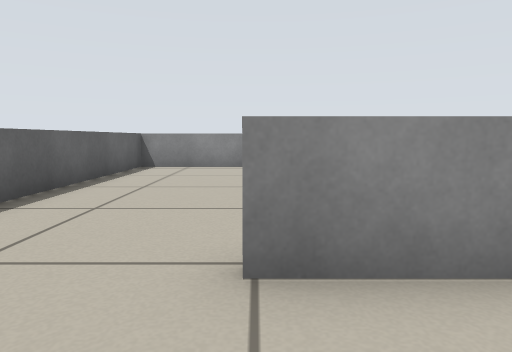
view 1 (above)

24 first-person views from a walk through a world built for the Player/Stage simulator. The camera is 0.44 m above the floor, tilts 6° down and sees 70° across. Floor lines are 1 m apart. The floor is counted in squares, 0.5 m on a side. Each view is taken from the middle of a square. On the plan, view 1 faces up. The plan holds only what a view shows up to about 12 squares ahead; the rest is blank. Robots are left out.

view 2
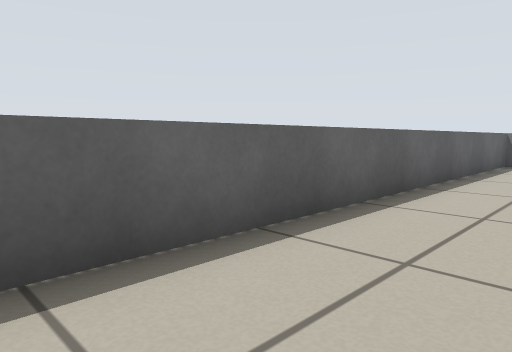

view 3
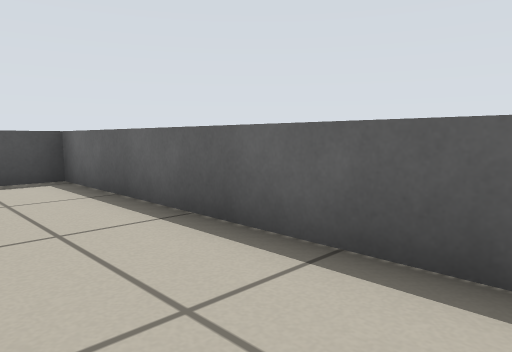

view 4
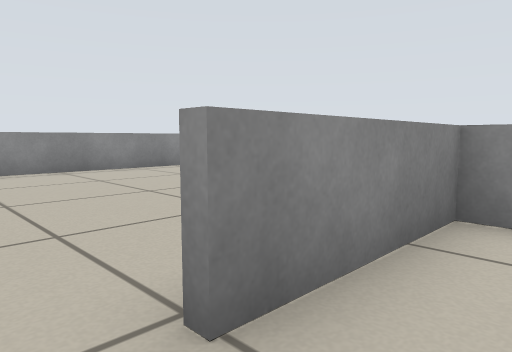

view 5
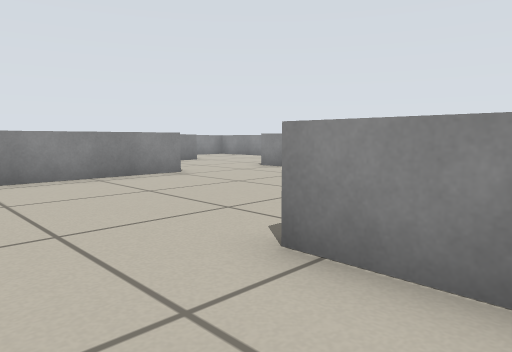

view 6
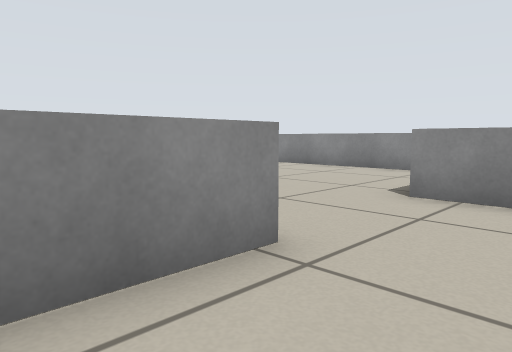

view 7
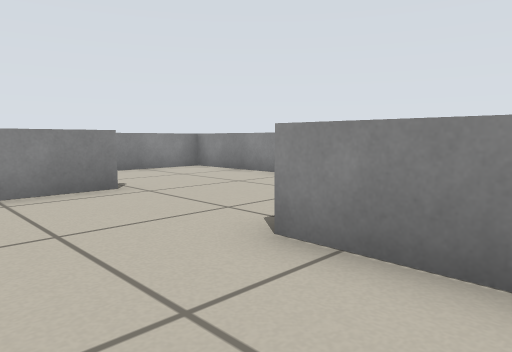

view 8
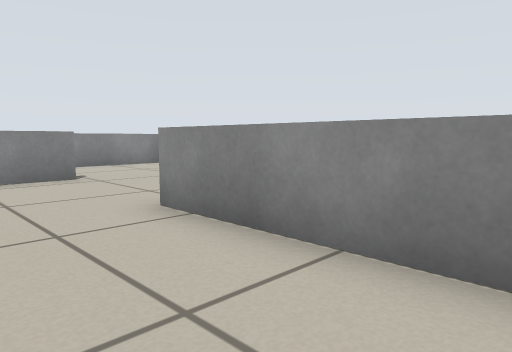

view 9
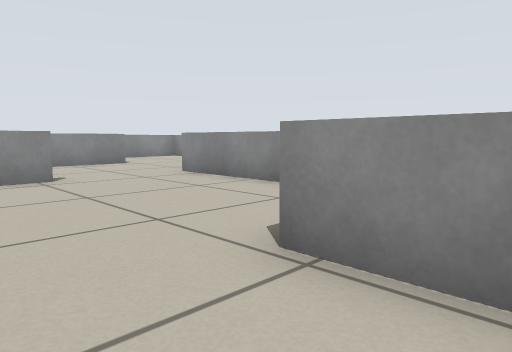

view 10
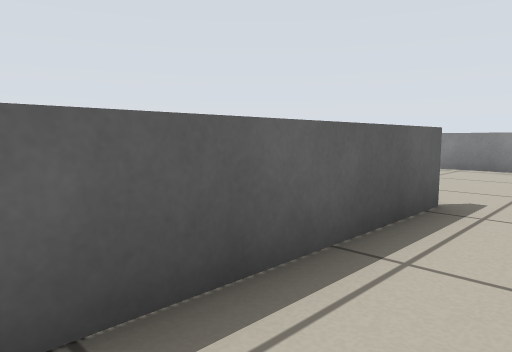

view 11
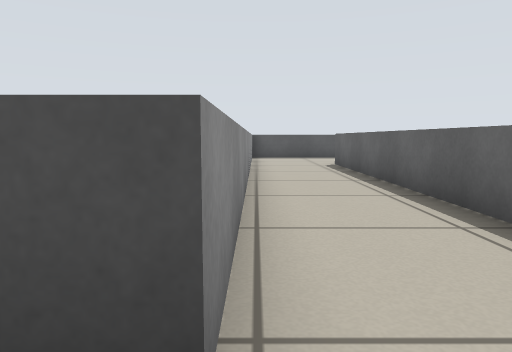

view 12
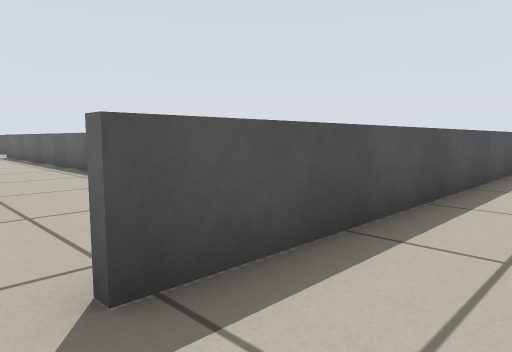

view 13
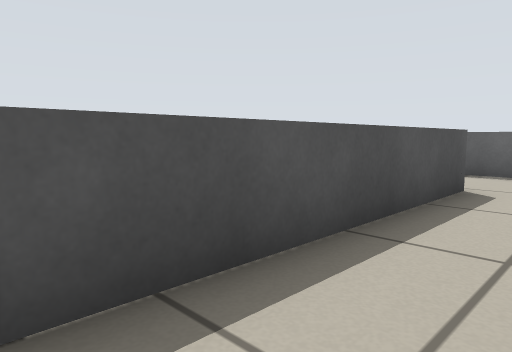

view 14
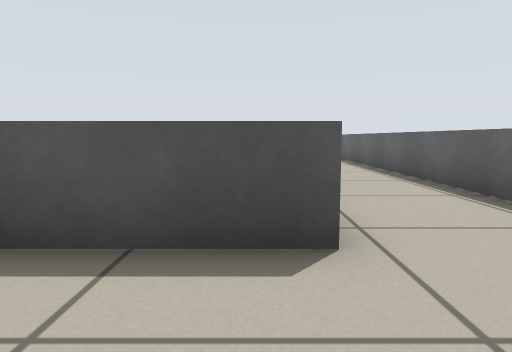

view 15
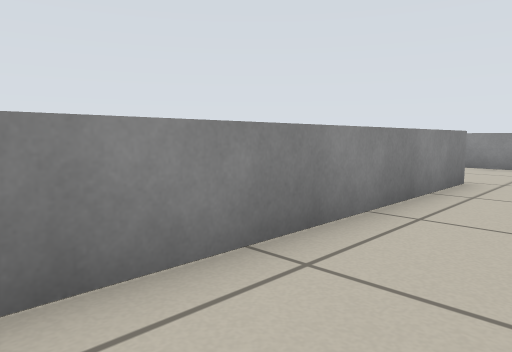

view 16
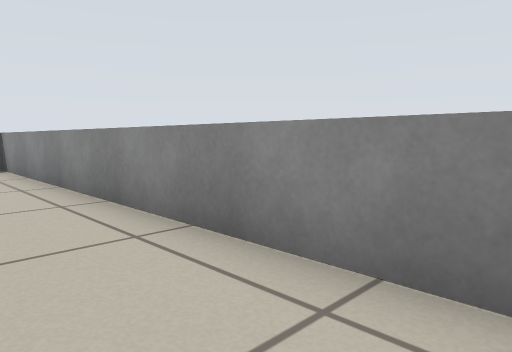

view 17
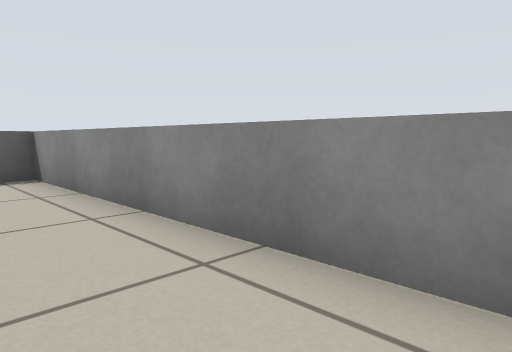

view 18
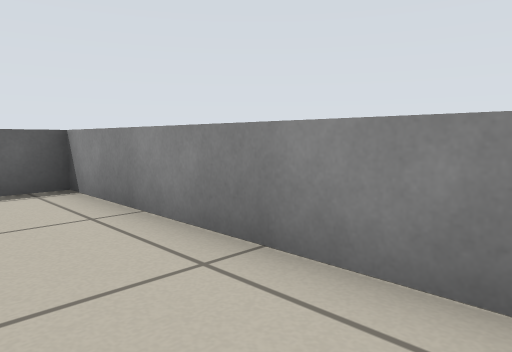

view 19
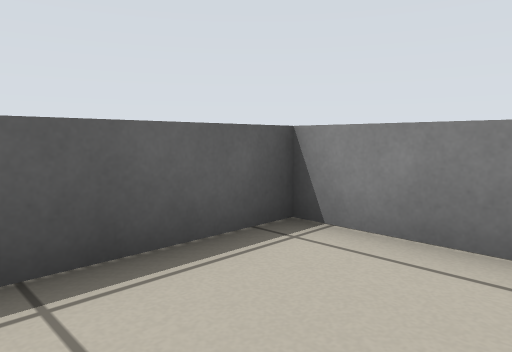

view 20
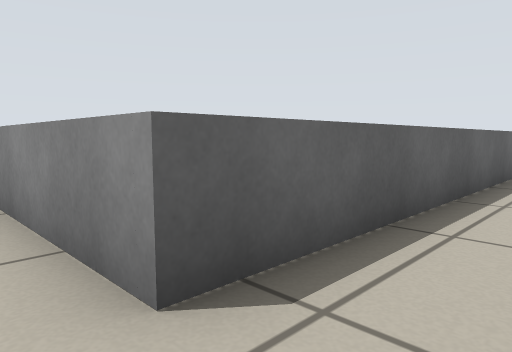

view 21
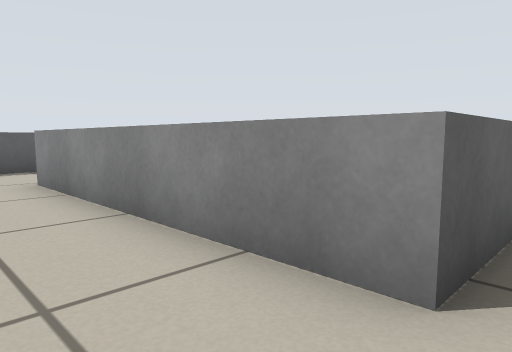

view 22
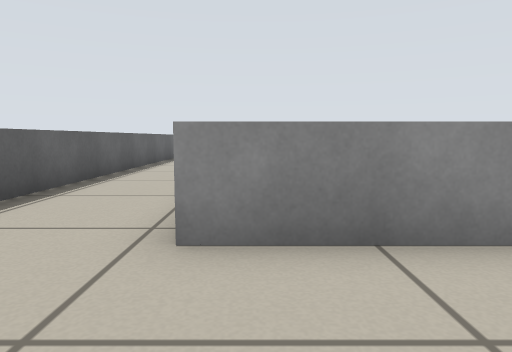

view 23
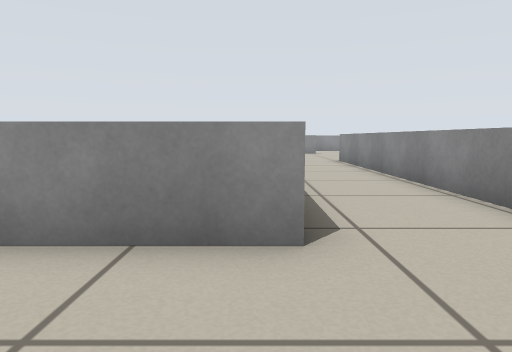

view 24
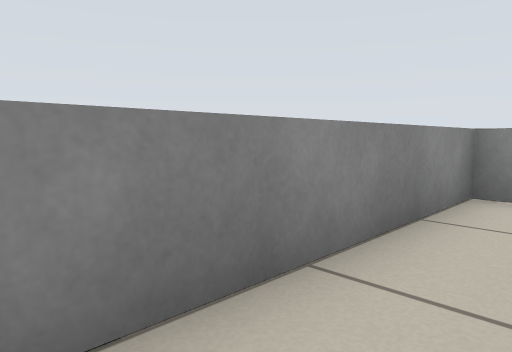

### Floor plan
Points are (right, up) in squares from view 1. A wall is a line through its corners. A room is listed if a view was taken in it or the views show most of it. See-through windows are left out.
Room 1 (views 1, 2, 4)
walls: (-3.5, 1.6) (-3.5, -5.9) (-2.2, -5.9); (3.2, 2.2) (-0.1, 2.2)
ways out: opening at (-1.5, 2) to room 2
Room 2 (views 3, 5, 6, 7, 8, 9, 10, 11, 12, 13, 14, 15, 16, 17, 18, 19, 20, 21, 22, 23, 24)
walls: (3.4, 5) (3.4, -6.1) (-3.8, -6.1); (3.2, 3.2) (3.2, 5); (-3.8, 11.2) (6.4, 11.2); (6.4, 11) (-3.5, 11) (-3.5, 1.6); (9.4, 7.4) (9.4, 11.2); (6.2, -4.6) (6.2, 4.9) (6.9, 4.9); (9.8, 15.1) (-6.5, 15.1) (-6.5, -6.2); (13.9, 13) (13.9, 18.5) (8.1, 18.5)
ways out: opening at (-1.5, 2) to room 1

Where each view was taken, in squares from view 1:
view 1: 0 up, 0 right, facing up
view 2: 2 down, 1 left, facing up-left
view 3: 2 up, 1 left, facing down-left
view 4: 1 up, 1 left, facing up-right
view 5: 3 up, 1 right, facing up-right
view 6: 9 up, 4 right, facing up-right
view 7: 9 up, 7 right, facing up-right
view 8: 7 up, 7 right, facing up-right
view 9: 3 up, 4 right, facing up-right
view 10: 0 up, 5 right, facing up-left
view 11: 6 up, 6 right, facing down
view 12: 13 up, 7 right, facing down-left
view 13: 13 up, 3 right, facing down-left
view 14: 14 up, 3 left, facing down
view 15: 13 up, 2 right, facing up-right
view 16: 13 up, 5 right, facing up-left
view 17: 13 up, 2 right, facing up-left
view 18: 13 up, 0 right, facing up-left
view 19: 12 up, 4 left, facing up-left
view 20: 7 down, 5 right, facing up-left
view 21: 8 down, 4 right, facing up-left
view 22: 9 down, 3 left, facing up
view 23: 9 down, 3 right, facing up
view 24: 17 up, 8 right, facing up-right
